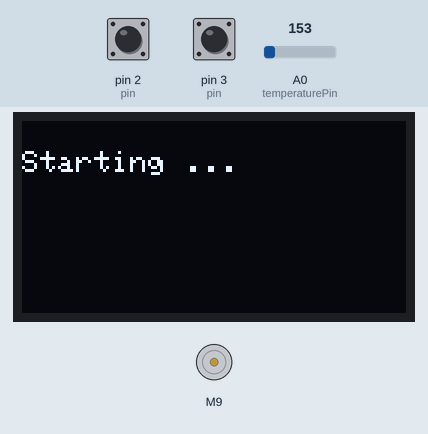
Bench run of a sketch on a simulated Arduino Uno, built with avr-gcc and run on an emulated ATmega328P. Shown: 128×64 one-colour display, DC motor (green arrow = forward, orange = backward, longer = faster). The inputs (shaded band) are chosen by the test bench; at power-on: pin 2 (pin) HIGH, pin 3 (pin) HIGH, A0 (temperaturePin) = 153.

Above: at 2.1 s.
At 4.09 s:
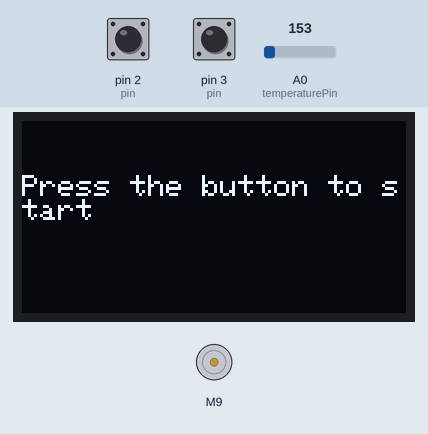
5.3 s: pin 2 (pin) pulsed LOW 2 times (0.12 s each, 0.3 s apart)
At 6.8 s:
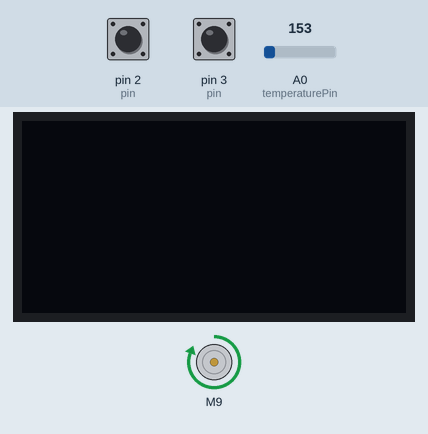
Timing chart, 0 to 8.3 s (numbered marks = the images above; inputs shaded):
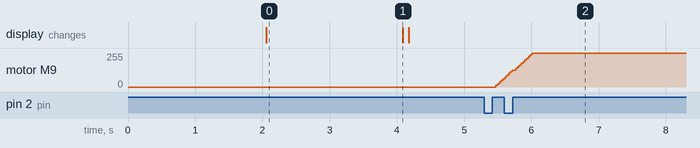

The sketch:

MotorControlInterruptMotorStruct.ino
```cpp
#include <Wire.h>
#include <L293D.h>
#include <Adafruit_GFX.h>
#include <Adafruit_SSD1306.h>

struct Button
{
    int pin;
    // true for pulldown, false for pullup
    bool pulldown;

    bool state = false;
    bool prevState = false;
    bool pressed = false;
    bool released = false;

    // Inspired by EasyButton library
    // https://github.com/evert-arias/EasyButton/blob/4e818410252e9518564fc55f8d4a976fac70a9b2/examples/InterruptsOnPressedFor/InterruptsOnPressedFor.ino
    volatile bool detectedInterrupt = false;

    void updateInterrupt()
    {
        detectedInterrupt = true;
    }

    void update()
    {
        if (!detectedInterrupt)
        {
            return;
        }

        if (pulldown)
            state = digitalRead(pin);
        else
            state = !digitalRead(pin);

        pressed = state && !prevState;
        released = !state && prevState;
        prevState = state;

        if (!pressed && !released)
        	detectedInterrupt = false;
    }
};

struct Timer
{
    unsigned long startTime;

    void reset()
    {
        startTime = millis();
    }

    unsigned long getElapsedTime()
    {
        return millis() - startTime;
    }

    bool isFinished(unsigned long duration)
    {
        return getElapsedTime() >= duration;
    }
};

// TODO: Could this just be the ramp library instead?
struct Motor
{
    // Motor library
    // https://github.com/bjoernboeckle/L293D
    // Motor tutorial
    // https://lastminuteengineers.com/l293d-dc-motor-arduino-tutorial/

    // TODO: What pins go where?
    int enablePin = 4;
    int in1Pin = 4;
    int in2Pin = 4;
    L293D motor = L293D(9, 8, 7);

    int minSpeed = 0;
    int maxSpeed = 255;

    Timer speedRampTimer;
    int speedRampStep = 5;
    int speedRampDelay = 20;
    int targetSpeed = 0;
    int currentSpeed = 0;

    void setup()
    {
        motor.begin();
    }

    void setTargetSpeed(int speed)
    {
        targetSpeed = constrain(speed, minSpeed, maxSpeed);
    }

    void setCurrentSpeed(int speed)
    {
        currentSpeed = constrain(speed, minSpeed, maxSpeed);
    }

    void applyCurrentSpeed()
    {
        // If an emergency stop is required, it should set the motor speed to 0 in this function.
        motor.SetMotorSpeed(currentSpeed);
    }

    void updateSpeed()
    {
        if (speedRampTimer.isFinished(speedRampDelay))
        {
            if (currentSpeed < targetSpeed)
            {
                setCurrentSpeed(currentSpeed + speedRampStep);
            }
            else if (currentSpeed > targetSpeed)
            {
                setCurrentSpeed(currentSpeed - speedRampStep);
            }

            speedRampTimer.reset();
        }
    }

    void update()
    {
        updateSpeed();
        applyCurrentSpeed();
    }
};

int temperaturePin = A0;
int temperature = 0;

Timer oledTimer;
int oledState = 0;

Motor motor1;

Button speedUpButton;
Button speedDownButton;
Timer motorSpeedButtonsTimer;

int speedInputSteps = 50;
int motorSpeedHoldTime = 1000;

/////////////////////////////////////////////////////////////////////
//////////////////// OLED Setup from tutorial ///////////////////////
/////////////////////////////////////////////////////////////////////
// https://arduinogetstarted.com/tutorials/arduino-oled

#define SCREEN_WIDTH 128 // OLED display width,  in pixels
#define SCREEN_HEIGHT 64 // OLED display height, in pixels

// declare an SSD1306 display object connected to I2C
Adafruit_SSD1306 oled(SCREEN_WIDTH, SCREEN_HEIGHT, &Wire, -1);

void setupOled()
{
    // initialize OLED display with address 0x3C for 128x64
    if (!oled.begin(SSD1306_SWITCHCAPVCC, 0x3C))
    {
        Serial.println(F("SSD1306 allocation failed"));
        while (true)
            ;
    }

    delay(2000);         // wait for initializing
    oled.clearDisplay(); // clear display

    oled.setTextSize(1);          // text size
    oled.setTextColor(WHITE);     // text color
    oled.setCursor(0, 10);        // position to display
    oled.println("Starting ..."); // text to display
    oled.display();               // show on OLED
    delay(2000);
}

void updateOledScreen()
{
    if (motor1.currentSpeed == 0 && motor1.targetSpeed == 0)
    {
        oled.clearDisplay();
        oled.println("Press the button to start");
        oled.display();
    }

    if (motor1.currentSpeed > 0 && motor1.targetSpeed == 0)
    {
        oled.clearDisplay();
        oled.println("Stopping ...");
        oled.display();
    }

    if (motor1.targetSpeed != 0)
    {
        switch (oledState)
        {
        case 0:
            oledTimer.reset();
            oledState += 1;
        case 1:
            oled.clearDisplay();
            oled.println("Speed");
            oled.print(motor1.currentSpeed);
            oled.print(" / ");
            oled.println(motor1.targetSpeed);
            oled.display();

            if (oledTimer.isFinished(1000))
            {
                oledTimer.reset();
                oledState += 1;
            }
            break;
        case 2:
            oled.clearDisplay();
            oled.println("Temp");
            oled.print(temperature);
            oled.println(" *C");
            oled.display();

            if (oledTimer.isFinished(1000))
            {
                oledTimer.reset();
                oledState += 1;
            }
            break;
        default:
            // Go back to start if other states are reached
            oledState = 0;
            break;
        }
    }
}

void updateMotorSpeedControls()
{
    if (speedUpButton.pressed)
    {
        motor1.setTargetSpeed(motor1.targetSpeed + speedInputSteps);
        motorSpeedButtonsTimer.reset();
    }

    if (speedDownButton.pressed)
    {
        motor1.setTargetSpeed(motor1.targetSpeed - speedInputSteps);
        motorSpeedButtonsTimer.reset();
    }

    // When holding down buttons the speed will slowly increase in intervals of x milliseconds
    if (motorSpeedButtonsTimer.isFinished(motorSpeedHoldTime))
    {
        if (speedUpButton.state)
        {
            motor1.setTargetSpeed(motor1.targetSpeed + speedInputSteps);
            motorSpeedButtonsTimer.reset();
        }

        if (speedDownButton.state)
        {
            motor1.setTargetSpeed(motor1.targetSpeed - speedInputSteps);
            motorSpeedButtonsTimer.reset();
        }
    }
}

// Formula from this tutorial
// https://www.makerguides.com/tmp36-arduino-tutorial/
void updateTemperature()
{
    // TODO: Temperature math
    temperature = (analogRead(temperaturePin) - 500) / 10;
}

void onSpeedUpButtonChange()
{
    speedUpButton.updateInterrupt();
}

void onSpeedDownButtonChange()
{
    speedDownButton.updateInterrupt();
}

void setup()
{
    Serial.begin(9600);

    speedUpButton.pin = 2;
    speedUpButton.pulldown = true;
    pinMode(speedUpButton.pin, INPUT);
    attachInterrupt(digitalPinToInterrupt(speedUpButton.pin), onSpeedUpButtonChange, CHANGE);

    speedDownButton.pin = 3;
    speedDownButton.pulldown = true;
    pinMode(speedDownButton.pin, INPUT);
    attachInterrupt(digitalPinToInterrupt(speedDownButton.pin), onSpeedDownButtonChange, CHANGE);

    setupOled();

    motor1.setup();
}

void loop()
{
    speedUpButton.update();
    speedDownButton.update();

    updateTemperature();
    updateOledScreen();
    updateMotorSpeedControls();

    motor1.update();
}
```

Measured:
- after the input at 5.3 s, motor M9: moves from stopped to forward 255/255 over 0.54 s, starting after 0.17 s
- what the display in image 0 shows lasts 2.0 s, from 2.1 s to 4.1 s
